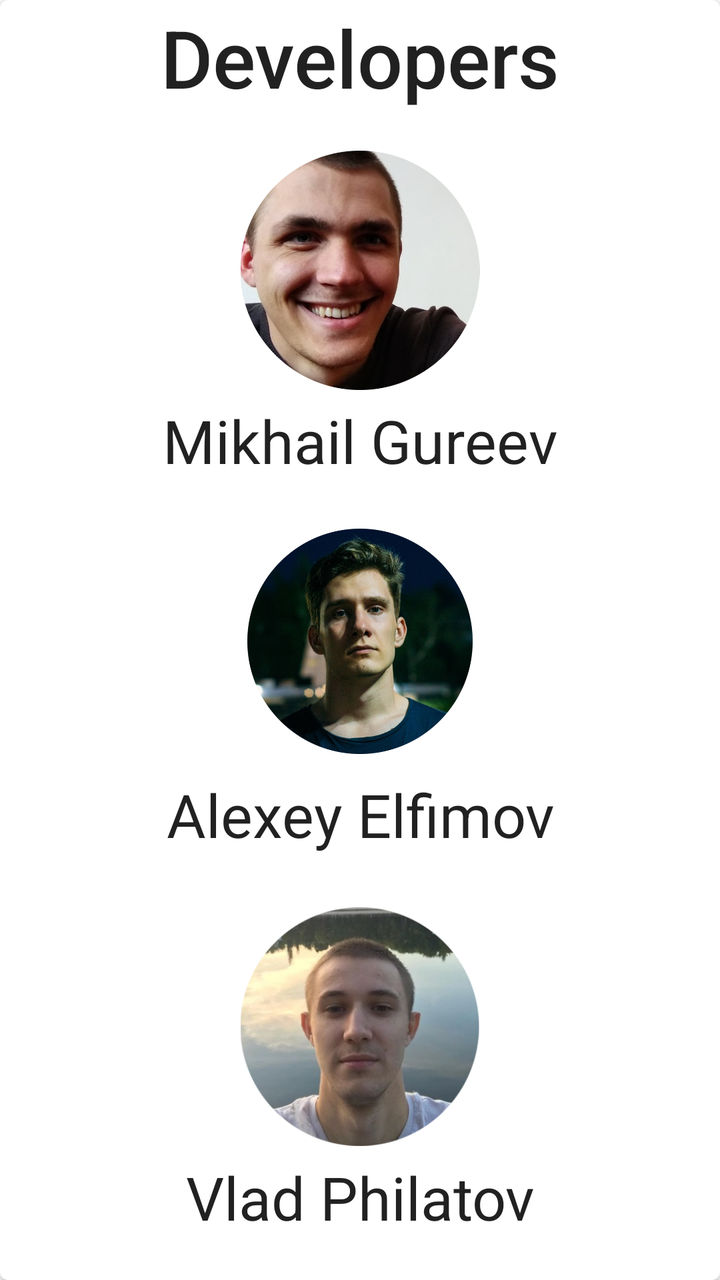
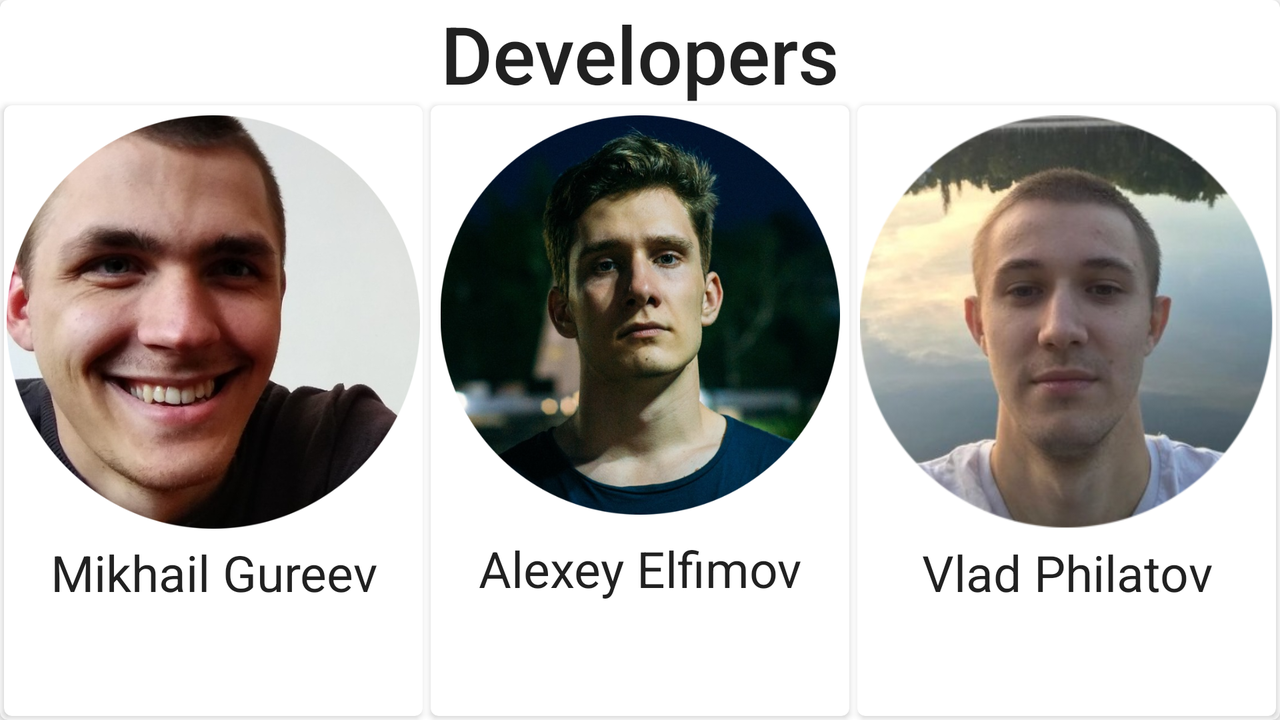

First picture: res/layout/ on a phone held upright. Second picture: the repository's own variant of that layout, on a device whose configuration matches the variant's folder. Source for both follows.
<!-- AndroidManifest.xml: application theme AppTheme -->
<!-- res/layout/fragment_developers.xml -->
<?xml version="1.0" encoding="utf-8"?>
<androidx.constraintlayout.widget.ConstraintLayout xmlns:android="http://schemas.android.com/apk/res/android"
    xmlns:app="http://schemas.android.com/apk/res-auto"
    android:layout_width="match_parent"
    android:layout_height="match_parent">


    <com.google.android.material.card.MaterialCardView
        android:layout_width="match_parent"
        android:layout_height="match_parent"
        android:layout_marginVertical="@dimen/fab_margin"
        app:cardElevation="@dimen/cardview_default_elevation">

        <LinearLayout
            android:layout_width="match_parent"
            android:layout_height="match_parent"
            android:layout_margin="@dimen/cardview_default_elevation"
            android:orientation="vertical">

            <com.google.android.material.textview.MaterialTextView
                android:layout_width="match_parent"
                android:layout_height="0dp"
                android:layout_weight="10"
                android:text="@string/about_developers"
                android:textAlignment="center"
                android:textAppearance="@style/TextAppearance.AppCompat.SearchResult.Title"
                android:textSize="40sp" />

            <com.google.android.material.card.MaterialCardView
                android:layout_width="match_parent"
                android:layout_height="0dp"
                android:layout_marginLeft="@dimen/mtrl_card_spacing"
                android:layout_marginTop="@dimen/mtrl_card_spacing"
                android:layout_marginRight="@dimen/mtrl_card_spacing"
                android:layout_weight="30"
                app:cardElevation="@dimen/cardview_default_elevation">

                <LinearLayout
                    android:layout_width="match_parent"
                    android:layout_height="match_parent"
                    android:orientation="vertical">

                    <ImageView
                        android:layout_width="match_parent"
                        android:layout_height="0dp"
                        android:layout_weight="70"
                        android:layout_marginVertical="5dp"
                        android:src="@mipmap/mikhail" />

                    <com.google.android.material.textview.MaterialTextView
                        android:layout_width="match_parent"
                        android:layout_height="0dp"
                        android:layout_weight="30"
                        android:text="@string/about_developer1"
                        android:textAlignment="center"
                        android:textAppearance="@style/TextAppearance.AppCompat.SearchResult.Subtitle"
                        android:textSize="30sp" />
                </LinearLayout>

            </com.google.android.material.card.MaterialCardView>

            <com.google.android.material.card.MaterialCardView
                android:layout_width="match_parent"
                android:layout_height="0dp"
                android:layout_marginLeft="@dimen/mtrl_card_spacing"
                android:layout_marginTop="@dimen/mtrl_card_spacing"
                android:layout_marginRight="@dimen/mtrl_card_spacing"
                android:layout_weight="30"
                app:cardElevation="@dimen/cardview_default_elevation">

                <LinearLayout
                    android:layout_width="match_parent"
                    android:layout_height="match_parent"
                    android:orientation="vertical">
                    <ImageView
                        android:layout_width="match_parent"
                        android:layout_height="0dp"
                        android:layout_weight="70"
                        android:layout_marginVertical="5dp"
                        android:src="@mipmap/lexa" />

                    <com.google.android.material.textview.MaterialTextView
                        android:layout_width="match_parent"
                        android:layout_marginVertical="5dp"
                        android:layout_height="0dp"
                        android:layout_weight="30"
                        android:text="@string/about_developer2"
                        android:textAlignment="center"
                        android:textAppearance="@style/TextAppearance.AppCompat.SearchResult.Subtitle"
                        android:textSize="30sp" />
                    />
                </LinearLayout>
            </com.google.android.material.card.MaterialCardView>

            <com.google.android.material.card.MaterialCardView
                android:layout_width="match_parent"
                android:layout_height="0dp"
                android:layout_marginLeft="@dimen/mtrl_card_spacing"
                android:layout_marginTop="@dimen/mtrl_card_spacing"
                android:layout_marginRight="@dimen/mtrl_card_spacing"
                android:layout_marginBottom="@dimen/mtrl_card_spacing"
                android:layout_weight="30"
                app:cardElevation="@dimen/cardview_default_elevation">

                <LinearLayout
                    android:layout_width="match_parent"
                    android:layout_height="match_parent"
                    android:orientation="vertical">

                    <ImageView
                        android:layout_width="match_parent"
                        android:layout_height="0dp"
                        android:layout_weight="70"
                        android:layout_marginVertical="5dp"
                        android:src="@mipmap/vlad" />

                    <com.google.android.material.textview.MaterialTextView
                        android:layout_width="match_parent"
                        android:layout_height="0dp"
                        android:layout_weight="30"
                        android:text="@string/about_developer3"
                        android:textAlignment="center"
                        android:textAppearance="@style/TextAppearance.AppCompat.SearchResult.Subtitle"
                        android:textSize="30sp" />

                </LinearLayout>
            </com.google.android.material.card.MaterialCardView>

        </LinearLayout>

    </com.google.android.material.card.MaterialCardView>
</androidx.constraintlayout.widget.ConstraintLayout>
<!-- resources referenced by this layout -->
<resources>
  <!-- mipmap lexa: png bitmap (mipmap-hdpi, 860682 bytes) -->
  <!-- mipmap mikhail: png bitmap (mipmap-hdpi, 669937 bytes) -->
  <!-- mipmap vlad: png bitmap (mipmap-hdpi, 208965 bytes) -->
  <string name="about_developer1">Mikhail Gureev</string>
  <string name="about_developer2">Alexey Elfimov</string>
  <string name="about_developer3">Vlad Philatov</string>
  <string name="about_developers">Developers</string>
  <style name="AppTheme" parent="Theme.MaterialComponents.Light.NoActionBar">
                  <item name="colorPrimary">@color/colorPrimary</item>
                  <item name="colorPrimaryDark">@color/colorPrimaryDark</item>
                  <item name="colorAccent">@color/colorAccent</item>
      </style>
</resources>
<!-- res/layout-land/fragment_developers.xml (the repository's variant of the layout above) -->
<!-- drawn on the phone turned sideways -->
<?xml version="1.0" encoding="utf-8"?>
<androidx.constraintlayout.widget.ConstraintLayout xmlns:android="http://schemas.android.com/apk/res/android"
    xmlns:app="http://schemas.android.com/apk/res-auto"
    android:layout_width="match_parent"
    android:layout_height="match_parent">


    <com.google.android.material.card.MaterialCardView
        android:layout_width="match_parent"
        android:layout_height="match_parent"
        android:layout_margin="@dimen/fab_margin"
        app:cardElevation="@dimen/cardview_default_elevation">

<LinearLayout
    android:layout_width="match_parent"
    android:layout_height="match_parent"
    android:orientation="vertical">


        <com.google.android.material.textview.MaterialTextView
            android:layout_width="match_parent"
            android:layout_height="wrap_content"
            android:layout_weight="5"
            android:text="@string/about_developers"
            android:textAlignment="center"
            android:textAppearance="@style/TextAppearance.AppCompat.SearchResult.Title"
            android:textSize="40sp" />

        <LinearLayout
            android:layout_width="match_parent"
            android:layout_height="match_parent"
            android:layout_margin="@dimen/fab_margin"
            android:layout_weight="95"
            android:orientation="horizontal">


            <com.google.android.material.card.MaterialCardView
                android:layout_width="0dp"
                android:layout_height="match_parent"
                android:layout_margin="2dp"
                android:layout_weight="30"
                app:cardElevation="@dimen/cardview_default_elevation">>

                <LinearLayout
                    android:layout_width="match_parent"
                    android:layout_height="match_parent"
                    android:orientation="vertical">

                    <ImageView
                        android:layout_width="match_parent"
                        android:layout_height="0dp"
                        android:layout_weight="70"
                        android:layout_marginVertical="5dp"
                        android:src="@mipmap/mikhail" />

                    <com.google.android.material.textview.MaterialTextView
                        android:layout_width="match_parent"
                        android:layout_height="0dp"
                        android:layout_weight="30"
                        android:text="@string/about_developer1"
                        android:textAlignment="center"
                        android:textAppearance="@style/TextAppearance.AppCompat.SearchResult.Subtitle"
                        android:textSize="25sp" />
                </LinearLayout>

            </com.google.android.material.card.MaterialCardView>

            <com.google.android.material.card.MaterialCardView
                android:layout_width="0dp"
                android:layout_height="match_parent"
                android:layout_margin="2dp"
                android:layout_weight="30"
                app:cardElevation="@dimen/cardview_default_elevation">>

                <LinearLayout
                    android:layout_width="match_parent"
                    android:layout_height="match_parent"
                    android:orientation="vertical">
                    <ImageView
                        android:layout_width="match_parent"
                        android:layout_height="0dp"
                        android:layout_weight="70"
                        android:layout_marginVertical="5dp"
                        android:src="@mipmap/lexa" />

                    <com.google.android.material.textview.MaterialTextView
                        android:layout_width="match_parent"
                        android:layout_margin="5dp"
                        android:layout_height="0dp"
                        android:layout_weight="30"
                        android:text="@string/about_developer2"
                        android:textAlignment="center"
                        android:textAppearance="@style/TextAppearance.AppCompat.SearchResult.Subtitle"
                        android:textSize="25sp" />
                    />
                </LinearLayout>
            </com.google.android.material.card.MaterialCardView>

            <com.google.android.material.card.MaterialCardView
                android:layout_width="0dp"
                android:layout_height="match_parent"
                android:layout_margin="2dp"
                android:layout_weight="30"
                app:cardElevation="@dimen/cardview_default_elevation">

                <LinearLayout
                    android:layout_width="match_parent"
                    android:layout_height="match_parent"
                    android:orientation="vertical">

                    <ImageView
                        android:layout_width="match_parent"
                        android:layout_height="0dp"
                        android:layout_weight="70"
                        android:layout_marginVertical="5dp"
                        android:src="@mipmap/vlad" />

                    <com.google.android.material.textview.MaterialTextView
                        android:layout_width="match_parent"
                        android:layout_height="0dp"
                        android:layout_weight="30"
                        android:text="@string/about_developer3"
                        android:textAlignment="center"
                        android:textAppearance="@style/TextAppearance.AppCompat.SearchResult.Subtitle"
                        android:textSize="25sp" />

                </LinearLayout>
            </com.google.android.material.card.MaterialCardView>

        </LinearLayout>
</LinearLayout>
    </com.google.android.material.card.MaterialCardView>
</androidx.constraintlayout.widget.ConstraintLayout>
